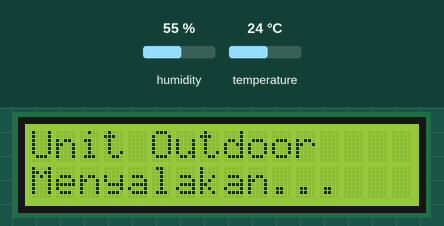
This sketch was run on a simulated ESP32. On the bench: 16×2 character LCD. The test bench sets the inputs (shaded band); at power-on: humidity 55 %, temperature 24 °C. WiFi joins after 1.5 s; servers stay silent unless stated; what the sketch prints to the serial monitor is not drawn.

Above: at 0.1 s.
At 2.1 s:
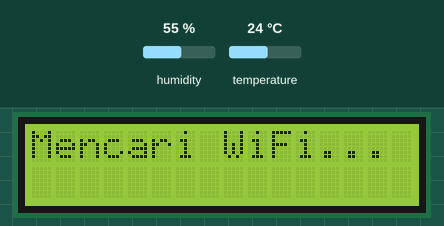
At 3.6 s:
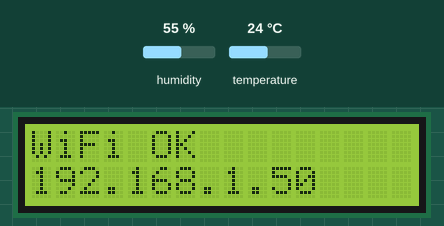
At 30.16 s:
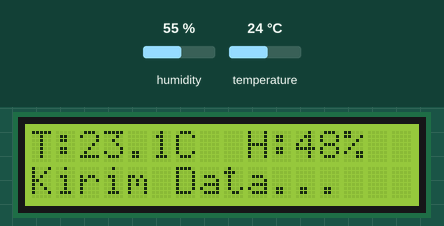

The sketch:

Outdoor.ino
```cpp
#include <WiFi.h>
#include <WiFiMulti.h> // Library untuk prioritas WiFi
#include <WiFiManager.h>
#include <ThingSpeak.h>
#include <LiquidCrystal.h>
#include "DHT.h"

// =========================================
// KONFIGURASI PIN & HARDWARE
// =========================================
// LCD Parallel (RS, E, D4, D5, D6, D7)
LiquidCrystal lcd(19, 23, 14, 27, 25, 26);
// CATATAN: Sesuaikan pin LCD dengan sambungan kabel Anda!
// Jika pakai kabel lama saya: 12, 14, 27, 26, 25, 33
// Jika pakai kabel baru Anda: 19, 23, 14, 27, 25, 26

#define DHTPIN 4
#define DHTTYPE DHT22
DHT dht(DHTPIN, DHTTYPE);

// =========================================
// KALIBRASI SENSOR (Outdoor)
// =========================================
#define TEMP_OFFSET -0.9
#define HUM_OFFSET  -7.0

// =========================================
// KONFIGURASI THINGSPEAK
// =========================================
unsigned long myChannelNumber = 3167317;
const char* myWriteAPIKey = "UZ9Q1ITEGSNX9LI8";

WiFiClient client;
WiFiMulti wifiMulti;

// Timer
unsigned long lastSendTime = 0;
unsigned long sendInterval = 30000; // Kirim setiap 30 Detik

// =========================================
// FUNGSI KONEKSI WIFI (LOGIKA KOMPLEKS)
// =========================================
void connectToWiFi() {
  // 1. Coba WiFi Prioritas (Hardcoded)
  lcd.clear();
  lcd.print("Mencari WiFi...");
  Serial.println("\n[WiFi] Mencari WiFi Prioritas...");

  // MENINGKATKAN JANGKAUAN SINYAL:
  // Set daya pancar WiFi ke level maksimal (19.5 dBm)
  WiFi.setTxPower(WIFI_POWER_19_5dBm);

  // Tambahkan daftar WiFi
  wifiMulti.addAP("Unika", "");
  wifiMulti.addAP("Infinix Hot 50 Pro+ Lio", "Sembilan");
  wifiMulti.addAP("Kampus Selatan Smaratungga", "1Smaratungga%");
  wifiMulti.addAP("Ruang IT", "1Smaratungga#");

  // Coba connect selama 10 detik
  int attempts = 0;
  while (wifiMulti.run() != WL_CONNECTED && attempts < 20) {
    delay(500);
    Serial.print(".");
    attempts++;
  }

  // 2. Jika Gagal, Buka Portal AP (WiFiManager)
  if (WiFi.status() != WL_CONNECTED) {
    Serial.println("\n[WiFi] Prioritas gagal. Membuka Portal AP 5 Menit...");

    lcd.clear();
    lcd.setCursor(0,0); lcd.print("WiFi Hilang!");
    lcd.setCursor(0,1); lcd.print("Buka HP Anda");
    delay(2000);

    WiFiManager wm;

    // Callback untuk menampilkan nama AP di LCD
    wm.setAPCallback([](WiFiManager *myWiFiManager) {
      lcd.clear();
      lcd.print("Mode Setup WiFi");
      lcd.setCursor(0,1);
      lcd.print("SSID: Wemos Out"); // Nama AP dipendekkan agar muat LCD
    });

    // Set Timeout 5 Menit (300 detik)
    wm.setConfigPortalTimeout(300);

    // Buat AP. Jika timeout, fungsi ini return false.
    if (!wm.autoConnect("Wemos Outdoor", "12345678")) {
      Serial.println("\n[WiFi] Timeout AP habis. Restarting connection logic...");
      lcd.clear();
      lcd.print("Gagal Konek");
      lcd.setCursor(0,1);
      lcd.print("Coba Ulang...");
      delay(3000);
      // Kita tidak restart ESP, tapi membiarkan loop berjalan agar mencoba lagi nanti
      return;
    }
  }

  // 3. Sukses Terhubung
  Serial.println("\n[WiFi] Terhubung!");
  Serial.print("IP: ");
  Serial.println(WiFi.localIP());

  lcd.clear();
  lcd.print("WiFi OK");
  lcd.setCursor(0,1);
  lcd.print(WiFi.localIP());
  delay(2000);
}

void setup() {
  Serial.begin(115200);

  // Init Hardware
  lcd.begin(16, 2);
  dht.begin();

  lcd.print("Unit Outdoor");
  lcd.setCursor(0,1);
  lcd.print("Menyalakan...");
  delay(2000);

  // Jalankan logika koneksi awal
  connectToWiFi();

  ThingSpeak.begin(client);
}

void loop() {
  // Cek koneksi WiFi setiap saat. Jika putus, jalankan prosedur koneksi lagi
  if (WiFi.status() != WL_CONNECTED) {
    Serial.println("[Loop] WiFi Putus! Menjalankan prosedur koneksi...");
    connectToWiFi();
  }

  // Timer Non-Blocking (Setiap 30 Detik)
  if (millis() - lastSendTime > sendInterval) {

    // 1. Baca Sensor RAW
    float h_raw = dht.readHumidity();
    float t_raw = dht.readTemperature();

    // Cek Error Sensor
    if (isnan(h_raw) || isnan(t_raw)) {
      Serial.println("Gagal baca sensor DHT!");
      lcd.clear();
      lcd.print("Sensor Error");
      return;
    }

    // 2. Terapkan Kalibrasi
    float t = t_raw + TEMP_OFFSET;
    float h = h_raw + HUM_OFFSET;

    // Validasi batas (0-100%)
    if (h < 0) h = 0;
    if (h > 100) h = 100;

    // 3. Tampilkan di LCD
    lcd.clear();
    lcd.setCursor(0, 0);
    lcd.print("T:" + String(t, 1) + "C");
    lcd.setCursor(9, 0); // Geser ke kanan
    lcd.print("H:" + String(h, 0) + "%");

    lcd.setCursor(0, 1);
    lcd.print("Kirim Data...");

    // 4. Kirim ke ThingSpeak (Field 6 & 7)
    ThingSpeak.setField(1, t);
    ThingSpeak.setField(2, h);

    int httpCode = ThingSpeak.writeFields(myChannelNumber, myWriteAPIKey);

    if (httpCode == 200) {
      Serial.println("✅ Data Outdoor Terkirim");
      lcd.setCursor(0, 1);
      lcd.print("Terkirim OK   ");
    } else {
      Serial.println("❌ Gagal Kirim: " + String(httpCode));
      lcd.setCursor(0, 1);
      lcd.print("Err: " + String(httpCode));
    }

    lastSendTime = millis(); // Reset timer
  }
}
```

Measured:
- what the display in image 1 shows lasts 1.5 s, from 2.1 s to 3.6 s
- what the display in image 2 shows lasts 26.4 s, from 3.6 s to 30.0 s
